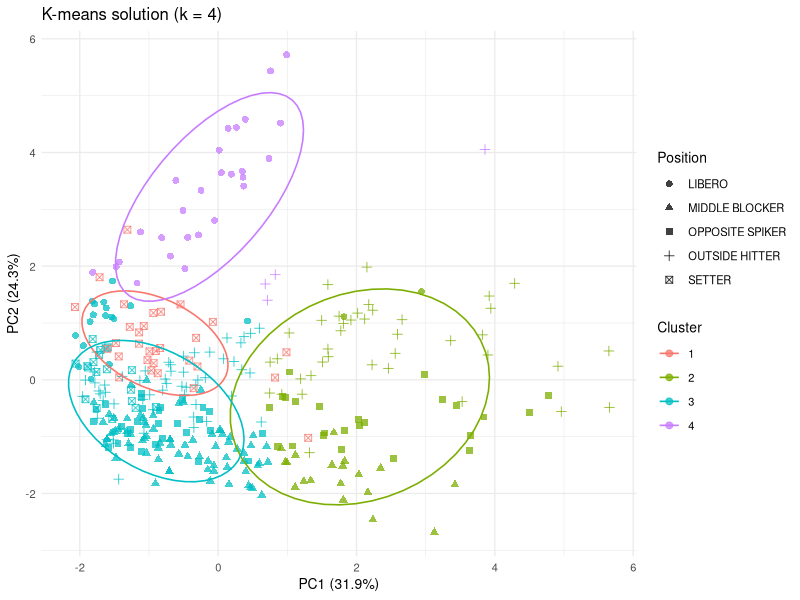
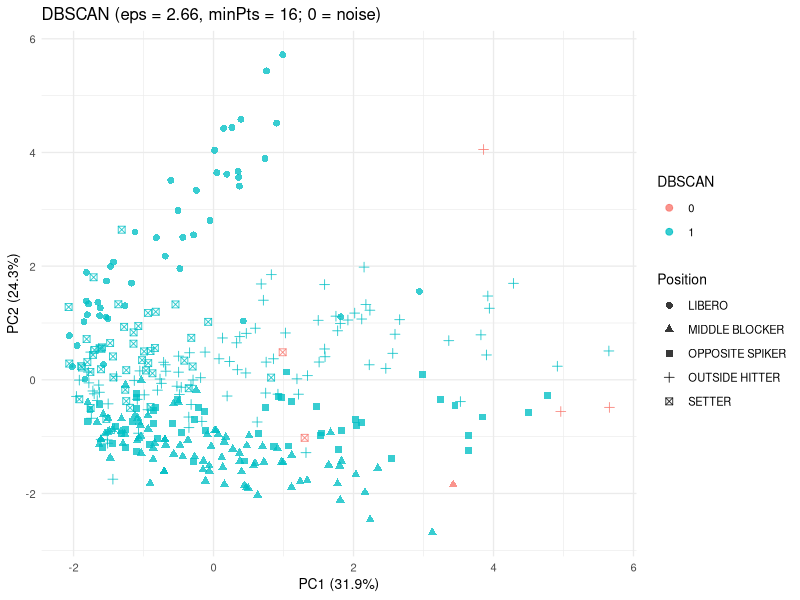
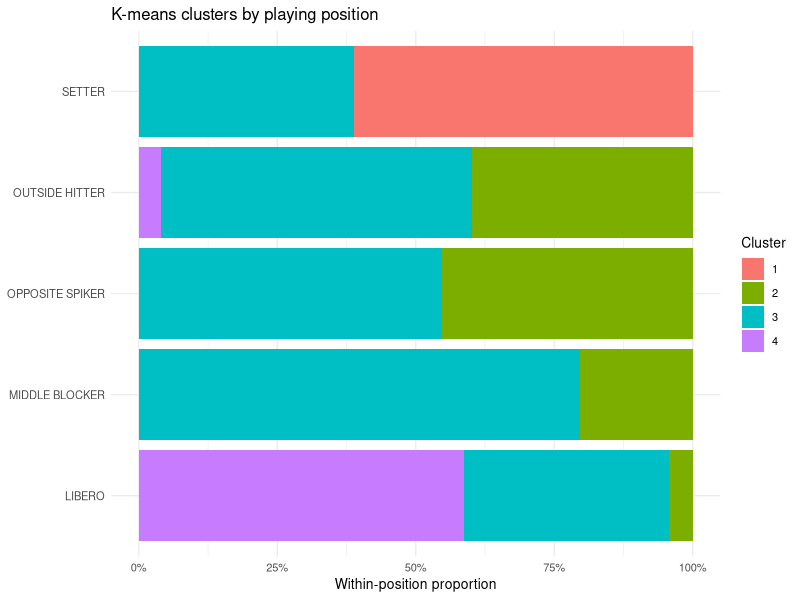

Write the R code that produced these figures, in order.
# Case Study Exercise 3: Volleyball Player Clustering
# Team: Indudhara Swamy Vivekananda (4106839); Sanjana Basoor Hemanth Kumar (4108160); Rohit Mamgin (4086896)
# Exercise lead: Rohit Mamgin (4086896)

seed <- 366
set.seed(seed)
suppressPackageStartupMessages({library(dplyr);library(tidyr);library(ggplot2);library(readr);library(cluster);library(dbscan)})
dir.create("outputs/exercise3",recursive=TRUE,showWarnings=FALSE)

players <- read.csv("data/playerStats.csv",check.names=FALSE,fileEncoding="UTF-8") %>% mutate(Height=parse_number(Height))
# Rate variables limit the influence of unequal playing time; age and height retain morphology.
cluster_vars <- c("Age","Height","Sets Per Match","Receives Per Match","Serves Per Match",
                  "Blocks Per Match","Digs Per Match","Attacks Per Match")
X <- scale(players[,cluster_vars])

# Choose k using average silhouette width over a prespecified, interpretable range.
ks <- 2:8
sil <- sapply(ks,function(k){set.seed(seed); fit<-kmeans(X,centers=k,nstart=100,iter.max=100); mean(silhouette(fit$cluster,dist(X))[,3])})
silhouette_results <- tibble(k=ks,average_silhouette=sil)
write.csv(silhouette_results,"outputs/exercise3/silhouette_by_k.csv",row.names=FALSE)
best_k <- ks[which.max(sil)]
set.seed(seed); km <- kmeans(X,centers=best_k,nstart=200,iter.max=100)

# PCA is used only for a faithful two-dimensional display of the standardised clustering space.
pca <- prcomp(X,center=FALSE,scale.=FALSE)
scores <- as.data.frame(pca$x[,1:2]) %>% mutate(Cluster=factor(km$cluster),Position=players$Position,Team=players$Team)
variance <- 100*pca$sdev^2/sum(pca$sdev^2)
p_km <- ggplot(scores,aes(PC1,PC2,colour=Cluster,shape=Position)) + geom_point(alpha=.75,size=2) +
  stat_ellipse(aes(PC1,PC2,colour=Cluster,group=Cluster),inherit.aes=FALSE,linewidth=.55,level=.80) +
  labs(title=sprintf("K-means solution (k = %d)",best_k),x=sprintf("PC1 (%.1f%%)",variance[1]),y=sprintf("PC2 (%.1f%%)",variance[2])) +
  theme_minimal(base_size=10)
ggsave("outputs/exercise3/kmeans_pca.pdf",p_km,width=7.1,height=5.2)

# DBSCAN: minPts=2p; choose eps at the largest curvature in the sorted kNN-distance curve.
minPts <- 2*ncol(X)
knn <- sort(kNNdist(X,k=minPts-1))
curvature <- diff(diff(knn))
search <- seq(floor(.50*length(curvature)),floor(.95*length(curvature)))
elbow_index <- search[which.max(curvature[search])] + 1
eps <- unname(knn[elbow_index])
db <- dbscan(X,eps=eps,minPts=minPts)
scores$DBSCAN <- factor(db$cluster)
p_db <- ggplot(scores,aes(PC1,PC2,colour=DBSCAN,shape=Position)) + geom_point(alpha=.78,size=2) +
  labs(title=sprintf("DBSCAN (eps = %.2f, minPts = %d; 0 = noise)",eps,minPts),
       x=sprintf("PC1 (%.1f%%)",variance[1]),y=sprintf("PC2 (%.1f%%)",variance[2])) + theme_minimal(base_size=10)
ggsave("outputs/exercise3/dbscan_pca.pdf",p_db,width=7.1,height=5.2)

# Cluster profiles and alignment with excluded labels.
assigned <- players %>% mutate(KMeans=factor(km$cluster),DBSCAN=factor(db$cluster))
profiles <- assigned %>% group_by(KMeans) %>% summarise(across(all_of(cluster_vars),mean),n=n(),.groups="drop")
write.csv(profiles,"outputs/exercise3/kmeans_profiles.csv",row.names=FALSE)
pos_tab <- prop.table(table(assigned$KMeans,assigned$Position),1)
team_tab <- prop.table(table(assigned$KMeans,assigned$Team),1)
write.csv(as.data.frame.matrix(pos_tab),"outputs/exercise3/kmeans_position_proportions.csv")
write.csv(as.data.frame.matrix(team_tab),"outputs/exercise3/kmeans_country_proportions.csv")
write.csv(assigned %>% select(`Player Name`,Team,Position,KMeans,DBSCAN),"outputs/exercise3/player_clusters.csv",row.names=FALSE)

p_align <- ggplot(assigned,aes(Position,fill=KMeans)) + geom_bar(position="fill") + coord_flip() +
  scale_y_continuous(labels=scales::percent) + labs(title="K-means clusters by playing position",x=NULL,y="Within-position proportion",fill="Cluster") +
  theme_minimal(base_size=10)
ggsave("outputs/exercise3/clusters_by_position.pdf",p_align,width=6.4,height=4.4)

# Adjusted Rand index compares the two partitions, treating DBSCAN noise as its own label.
adjusted_rand <- function(a,b){tab<-table(a,b); n<-sum(tab); choose2<-function(z) z*(z-1)/2;
 s1<-sum(choose2(tab)); sa<-sum(choose2(rowSums(tab))); sb<-sum(choose2(colSums(tab))); total<-choose2(n);
 (s1-sa*sb/total)/(0.5*(sa+sb)-sa*sb/total)}
ari <- adjusted_rand(km$cluster,db$cluster)
cramers_v <- function(tab) {
  chi <- suppressWarnings(chisq.test(tab, correct=FALSE)$statistic)
  sqrt(as.numeric(chi)/(sum(tab)*min(nrow(tab)-1,ncol(tab)-1)))
}
position_v <- cramers_v(table(assigned$KMeans,assigned$Position))
country_v <- cramers_v(table(assigned$KMeans,assigned$Team))
writeLines(c(sprintf("best_k=%d",best_k),sprintf("best_silhouette=%.4f",max(sil)),
 sprintf("pca_first_two_variance=%.4f",sum(variance[1:2])/100),sprintf("dbscan_eps=%.5f",eps),
 sprintf("dbscan_minPts=%d",minPts),sprintf("dbscan_clusters=%d",max(db$cluster)),
 sprintf("dbscan_noise=%d",sum(db$cluster==0)),sprintf("adjusted_rand=%.4f",ari),
 sprintf("cramers_v_position=%.4f",position_v),sprintf("cramers_v_country=%.4f",country_v)),"outputs/exercise3/key_results.txt")
